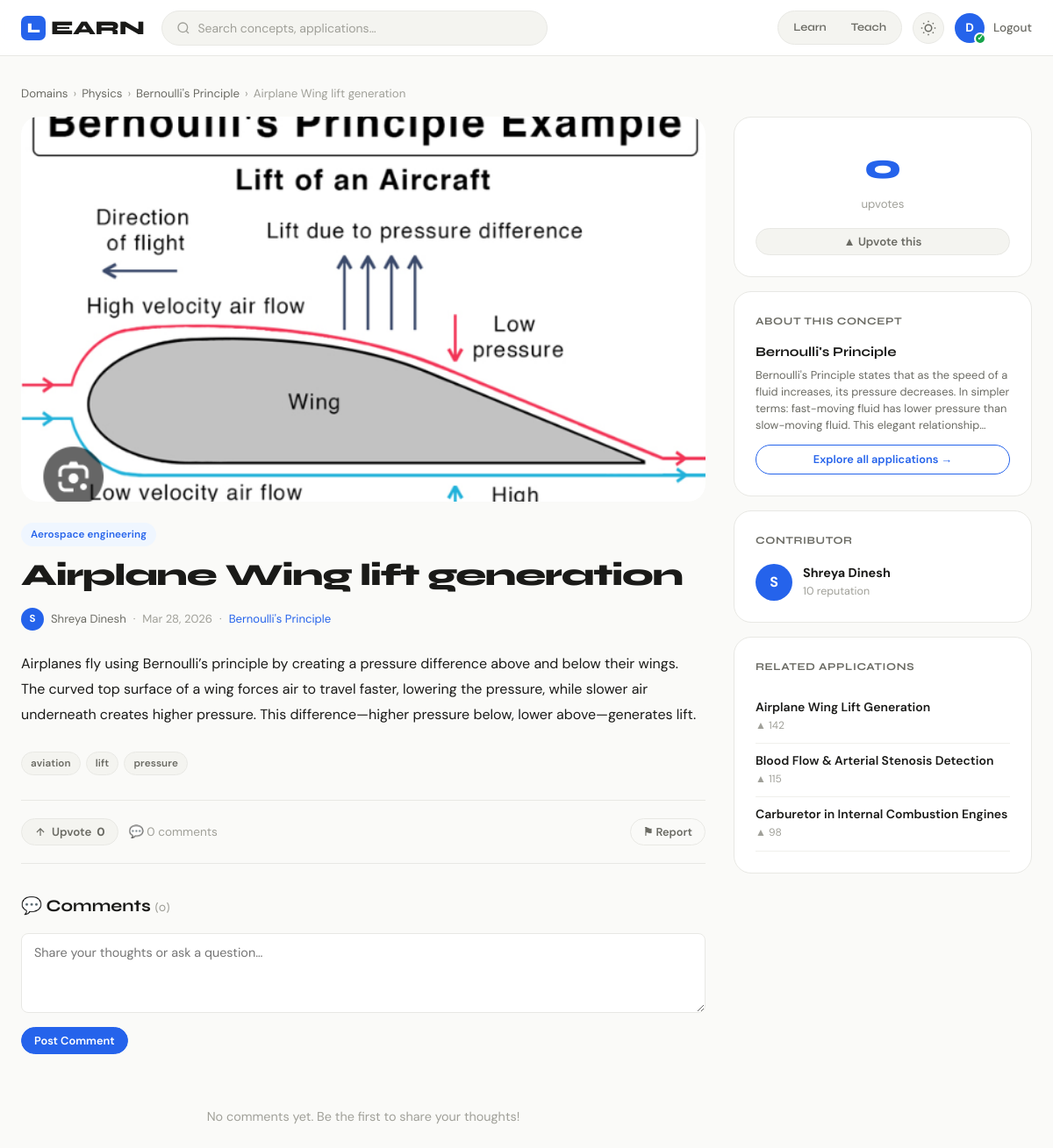
The page /application/6 (signed in) on the database its author committed.
### models.py (models this page shows, shortened)
class User(UserMixin, db.Model):
    __tablename__ = 'users'
    id = db.Column(db.Integer, primary_key=True)
    name = db.Column(db.String(100), nullable=False)
    email = db.Column(db.String(150), unique=True, nullable=False)
    password_hash = db.Column(db.String(256), nullable=False)
    role = db.Column(db.String(20), default='user')  # 'user', 'admin'
    reputation = db.Column(db.Integer, default=0)
    is_verified = db.Column(db.Boolean, default=False)
    mode = db.Column(db.String(10), default=None)  # 'learn' or 'teach'
    created_at = db.Column(db.DateTime, default=datetime.utcnow)
    applications = db.relationship('Application', backref='author', lazy=True)
    comments = db.relationship('Comment', backref='author', lazy=True)
    votes = db.relationship('Vote', backref='voter', lazy=True)
    reports = db.relationship('Report', backref='reporter', lazy=True)
    def has_voted(self, application_id):
        return Vote.query.filter_by(user_id=self.id, application_id=application_id).first() is not None

class Domain(db.Model):
    __tablename__ = 'domains'
    id = db.Column(db.Integer, primary_key=True)
    name = db.Column(db.String(100), unique=True, nullable=False)
    icon = db.Column(db.String(50), default='🔬')
    description = db.Column(db.String(300))
    topics = db.relationship('Topic', backref='domain', lazy=True)

class Topic(db.Model):
    __tablename__ = 'topics'
    id = db.Column(db.Integer, primary_key=True)
    name = db.Column(db.String(150), nullable=False)
    domain_id = db.Column(db.Integer, db.ForeignKey('domains.id'), nullable=False)
    explanation = db.Column(db.Text)
    applications = db.relationship('Application', backref='topic', lazy=True)

class Application(db.Model):
    __tablename__ = 'applications'
    id = db.Column(db.Integer, primary_key=True)
    topic_id = db.Column(db.Integer, db.ForeignKey('topics.id'), nullable=False)
    user_id = db.Column(db.Integer, db.ForeignKey('users.id'), nullable=False)
    title = db.Column(db.String(200), nullable=False)
    description = db.Column(db.Text, nullable=False)
    application_domain = db.Column(db.String(100))
    image_path = db.Column(db.String(300))
    video_url = db.Column(db.String(500))
    tags = db.Column(db.String(300))
    reference = db.Column(db.String(500))
    vote_count = db.Column(db.Integer, default=0)
    created_at = db.Column(db.DateTime, default=datetime.utcnow)
    is_approved = db.Column(db.Boolean, default=True)
    comments = db.relationship('Comment', backref='application', lazy=True, cascade='all, delete-orphan')
    votes = db.relationship('Vote', backref='application', lazy=True, cascade='all, delete-orphan')
    reports = db.relationship('Report', backref='application', lazy=True, cascade='all, delete-orphan')
    def comment_count(self):
        return Comment.query.filter_by(application_id=self.id, parent_id=None).count()
    def get_tags_list(self):
        if self.tags:
            return [t.strip() for t in self.tags.split(',') if t.strip()]
        return []

### routes/application_routes.py (the view)
@app_bp.route('/application/<int:app_id>')
@login_required
def application_detail(app_id):
    application = Application.query.get_or_404(app_id)
    top_comments = Comment.query.filter_by(application_id=app_id, parent_id=None).order_by(Comment.created_at.desc()).all()
    user_voted = current_user.has_voted(app_id)
    related = Application.query.filter(
        Application.topic_id == application.topic_id,
        Application.id != app_id,
        Application.is_approved == True
    ).order_by(Application.vote_count.desc()).limit(3).all()
    return render_template('application_detail.html',
                           application=application,
                           comments=top_comments,
                           user_voted=user_voted,
                           related=related)

### templates/application_detail.html (shortened to what this page needs)
{% extends "base.html" %}
{% block content %}
<div class="container-wide" style="padding-top:32px;padding-bottom:60px;">
  <div class="breadcrumb mb-16">
    <a href="{{ url_for('main.domains') }}">Domains</a>
    <span class="breadcrumb-sep">›</span>
    <a href="{{ url_for('main.domain_detail', domain_id=application.topic.domain_id) }}">{{ application.topic.domain.name }}</a>
    <span class="breadcrumb-sep">›</span>
    <a href="{{ url_for('main.topic_detail', topic_id=application.topic_id) }}">{{ application.topic.name }}</a>
    <span class="breadcrumb-sep">›</span>
    <span>{{ application.title }}</span>
  </div>
  <div class="app-detail-layout">
    <div>
      <div class="app-main-img fade-up">
        {% if application.image_path and not application.image_path.endswith('.svg') %}
          <img src="{{ url_for('static', filename='uploads/' + application.image_path) }}" alt="{{ application.title }}">
        {% else %}
          <div class="img-placeholder">{{ application.topic.domain.icon }}</div>
        {% endif %}
      </div>
      <div class="fade-up fade-up-1">
        <div style="display:flex;align-items:center;gap:8px;flex-wrap:wrap;margin-bottom:12px;">
          {% if application.application_domain %}
          <span class="tag tag-accent">{{ application.application_domain }}</span>
          {% endif %}
        </div>
        <h1 style="font-size:clamp(1.5rem,3vw,2.2rem);font-weight:800;letter-spacing:-0.03em;margin-bottom:16px;">{{ application.title }}</h1>
        <div class="author-line mb-24">
          <div class="author-avatar">{{ application.author.name[0] }}</div>
          <span>{{ application.author.name }}</span>
          <span class="text-muted">·</span>
          <span class="text-muted">{{ application.created_at.strftime('%b %d, %Y') }}</span>
          <span class="text-muted">·</span>
          <a href="{{ url_for('main.topic_detail', topic_id=application.topic_id) }}" style="color:var(--accent);font-size:0.82rem;">{{ application.topic.name }}</a>
        </div>
        <div style="font-size:1rem;line-height:1.8;color:var(--text);margin-bottom:28px;">
          {{ application.description }}
        </div>
        {% if application.get_tags_list() %}
        <div style="display:flex;flex-wrap:wrap;gap:6px;margin-bottom:28px;">
          {% for tag in application.get_tags_list() %}
          <a href="{{ url_for('main.search') }}?q={{ tag }}" class="tag">{{ tag }}</a>
          {% endfor %}
        </div>
        {% endif %}
        <div style="display:flex;align-items:center;gap:12px;padding:20px 0;border-top:1px solid var(--border);border-bottom:1px solid var(--border);margin-bottom:36px;">
          <button class="vote-btn {% if user_voted %}voted{% endif %}" id="voteBtn" data-app-id="{{ application.id }}">
            <svg viewBox="0 0 24 24" fill="{% if user_voted %}currentColor{% else %}none{% endif %}" stroke="currentColor" stroke-width="2"><path d="M12 19V5M5 12l7-7 7 7"/></svg>
            <span class="vote-label">{% if user_voted %}Upvoted{% else %}Upvote{% endif %}</span>
            <span id="voteCount" style="font-weight:800;">{{ application.vote_count }}</span>
          </button>
          <span style="color:var(--text-muted);font-size:0.85rem;">💬 {{ application.comment_count() }} comment{% if application.comment_count() != 1 %}s{% endif %}</span>
          <div style="margin-left:auto;">
            <button class="btn btn-ghost btn-sm" id="reportBtn">⚑ Report</button>
          </div>
        </div>
        <div id="comments">
          <h2 style="font-family:var(--font-display);font-size:1.2rem;font-weight:700;margin-bottom:20px;">
            💬 Comments <span style="color:var(--text-muted);font-size:0.9rem;font-weight:400;">({{ application.comment_count() }})</span>
          </h2>
          <form method="POST" action="{{ url_for('app_routes.add_comment', app_id=application.id) }}" style="margin-bottom:28px;">
            <div class="form-group" style="margin-bottom:8px;">
              <textarea name="content" class="form-textarea" placeholder="Share your thoughts or ask a question…" rows="3" required style="min-height:80px;"></textarea>
            </div>
            <button type="submit" class="btn btn-primary btn-sm">Post Comment</button>
          </form>
          {% if comments %}
          <div>
            {% for comment in comments %}
            <div class="comment">
              <div class="comment-header">
                <div class="author-line">
                  <div class="author-avatar">{{ comment.author.name[0] }}</div>
                  <strong style="font-size:0.875rem;">{{ comment.author.name }}</strong>
                  {% if comment.author.is_verified %}<span class="badge badge-verified" style="font-size:0.65rem;">✓</span>{% endif %}
                  <span class="text-muted" style="font-size:0.78rem;">{{ comment.created_at.strftime('%b %d, %Y') }}</span>
                </div>
              </div>
              <div class="comment-content">{{ comment.content }}</div>
              <div class="comment-actions">
                <button class="comment-like-btn" data-comment-id="{{ comment.id }}">
                  ♥ <span class="like-count">{{ comment.likes }}</span>
                </button>
                <button class="reply-btn" data-comment-id="{{ comment.id }}">Reply</button>
              </div>
              <div class="reply-form-wrap" id="replyForm-{{ comment.id }}">
                <form method="POST" action="{{ url_for('app_routes.add_comment', app_id=application.id) }}" style="margin-top:12px;">
                  <input type="hidden" name="parent_id" value="{{ comment.id }}">
                  <div class="form-group" style="margin-bottom:8px;">
                    <textarea name="content" class="form-textarea" placeholder="Reply to {{ comment.author.name }}…" rows="2" required style="min-height:60px;font-size:0.875rem;"></textarea>
                  </div>
                  <button type="submit" class="btn btn-ghost btn-sm">Post Reply</button>
                </form>
              </div>
              {% if comment.replies %}
              <div class="replies mt-12">
                {% for reply in comment.replies %}
                <div class="comment" style="padding:12px 0;border-bottom:1px solid var(--border-light);">
                  <div class="comment-header">
                    <div class="author-line">
                      <div class="author-avatar" style="width:22px;height:22px;font-size:0.65rem;">{{ reply.author.name[0] }}</div>
                      <strong style="font-size:0.83rem;">{{ reply.author.name }}</strong>
                      <span class="text-muted" style="font-size:0.75rem;">{{ reply.created_at.strftime('%b %d') }}</span>
                    </div>
                  </div>
                  <div class="comment-content" style="font-size:0.875rem;">{{ reply.content }}</div>
                  <div class="comment-actions">
                    <button class="comment-like-btn" data-comment-id="{{ reply.id }}">
                      ♥ <span class="like-count">{{ reply.likes }}</span>
                    </button>
                  </div>
                </div>
                {% endfor %}
              </div>
              {% endif %}
            </div>
            {% endfor %}
          </div>
          {% else %}
          <div style="text-align:center;padding:32px;color:var(--text-muted);font-size:0.9rem;">
            No comments yet. Be the first to share your thoughts!
          </div>
          {% endif %}
        </div>
      </div>
    </div>
    <div>
      <div class="sidebar-card" style="text-align:center;">
        <div style="font-size:2.5rem;font-weight:800;font-family:var(--font-display);color:var(--accent);">{{ application.vote_count }}</div>
        <div style="color:var(--text-muted);font-size:0.83rem;margin-bottom:16px;">upvotes</div>
        <button class="vote-btn {% if user_voted %}voted{% endif %}" id="voteBtn2" data-app-id="{{ application.id }}" onclick="document.getElementById('voteBtn').click();this.classList.toggle('voted',document.getElementById('voteBtn').classList.contains('voted'));" style="width:100%;justify-content:center;">
          ▲ {% if user_voted %}Upvoted{% else %}Upvote this{% endif %}
        </button>
      </div>
      <div class="sidebar-card">
        <div class="sidebar-title">About this Concept</div>
        <h4 style="font-family:var(--font-display);font-size:0.95rem;margin-bottom:8px;">{{ application.topic.name }}</h4>
        {% if application.topic.explanation %}
        <p style="font-size:0.8rem;color:var(--text-secondary);line-height:1.5;display:-webkit-box;-webkit-line-clamp:4;-webkit-box-orient:vertical;overflow:hidden;">
          {{ application.topic.explanation }}
        </p>
        {% endif %}
        <a href="{{ url_for('main.topic_detail', topic_id=application.topic_id) }}" class="btn btn-outline btn-sm mt-12" style="width:100%;justify-content:center;">
          Explore all applications →
        </a>
      </div>
      <div class="sidebar-card">
        <div class="sidebar-title">Contributor</div>
        <div style="display:flex;align-items:center;gap:12px;">
          <div class="author-avatar" style="width:42px;height:42px;font-size:1rem;">{{ application.author.name[0] }}</div>
          <div>
            <div style="font-weight:700;font-size:0.9rem;">{{ application.author.name }}</div>
            <div style="font-size:0.78rem;color:var(--text-muted);">{{ application.author.reputation }} reputation</div>
          </div>
        </div>
      </div>
      {% if related %}
      <div class="sidebar-card">
        <div class="sidebar-title">Related Applications</div>
        {% for rel in related %}
        <a href="{{ url_for('app_routes.application_detail', app_id=rel.id) }}" style="display:block;padding:10px 0;border-bottom:1px solid var(--border-light);text-decoration:none;color:var(--text);">
          <div style="font-size:0.875rem;font-weight:600;margin-bottom:3px;line-height:1.3;">{{ rel.title }}</div>
          <div style="font-size:0.75rem;color:var(--text-muted);">▲ {{ rel.vote_count }}</div>
        </a>
        {% endfor %}
      </div>
      {% endif %}
    </div>
  </div>
</div>
{% endblock %}

### templates/base.html (shortened to what this page needs)
<!DOCTYPE html>
<html lang="en" data-theme="light">
<head>
  <link rel="stylesheet" href="{{ url_for('static', filename='css/main.css') }}">
</head>
<body>
{% if current_user.is_authenticated %}
<nav class="navbar">
  <div class="nav-inner">
    <a href="{{ url_for('main.domains') }}" class="nav-logo">
      <span class="logo-mark">L</span>EARN
    </a>
    <div class="nav-center">
      <form action="{{ url_for('main.search') }}" method="get" class="nav-search-form" autocomplete="off">
        <div class="search-wrap">
          <svg width="16" height="16" viewBox="0 0 24 24" fill="none" stroke="currentColor" stroke-width="2"><circle cx="11" cy="11" r="8"/><path d="m21 21-4.35-4.35"/></svg>
          <input type="text" name="q" placeholder="Search concepts, applications…" id="globalSearch" value="{{ request.args.get('q', '') }}">
        </div>
      </form>
    </div>
    <div class="nav-right">
      <div class="mode-pill">
        <a href="{{ url_for('main.switch_mode', mode='learn') }}" class="mode-btn {% if current_user.mode == 'learn' %}active{% endif %}">Learn</a>
        <a href="{{ url_for('main.switch_mode', mode='teach') }}" class="mode-btn {% if current_user.mode == 'teach' %}active{% endif %}">Teach</a>
      </div>
      <button class="theme-toggle" id="themeToggle" title="Toggle dark mode">
      </button>
      <div class="nav-user">
        <a href="{{ url_for('main.dashboard') }}" class="user-avatar" title="{{ current_user.name }}">
          {{ current_user.name[0].upper() }}
          {% if current_user.is_verified %}<span class="verified-dot">✓</span>{% endif %}
        </a>
        <a href="{{ url_for('auth.logout') }}" class="nav-link">Logout</a>
      </div>
    </div>
  </div>
</nav>
{% endif %}
<main class="main-content">
  {% block content %}{% endblock %}
</main>
</body>
</html>

### rows shown on the page
User: name "D"
Domain: topic.domain.name "Physics"
Topic: topic.name "Bernoulli's Principle", topic.explanation "Bernoulli's Principle states that as the speed of a fluid increases, its pressure decreases. In simpler terms: fast-moving fluid has lower pressure than slow-moving fluid. This elegant…"
Application: title "Airplane Wing lift generation", image_path (picture), application_domain "Aerospace engineering", created_at "Mar 28, 2026", description "Airplanes fly using Bernoulli’s principle by creating a pressure difference above and below their wings. The curved top surface of a wing forces air to travel faster, lowering the pressure, while slower air underneath creates higher pressure. This difference—higher pressure below, lower above—generates lift.", vote_count "0"
User: author "S", author.name "Shreya Dinesh", author.reputation "10"
Application: title "Airplane Wing Lift Generation", vote_count "142"
Application: title "Blood Flow & Arterial Stenosis Detection", vote_count "115"
Application: title "Carburetor in Internal Combustion Engines", vote_count "98"

### other values the page prints
{{ tag }} "aviation" "lift" "pressure"
{{ application.comment_count() }} "0"
